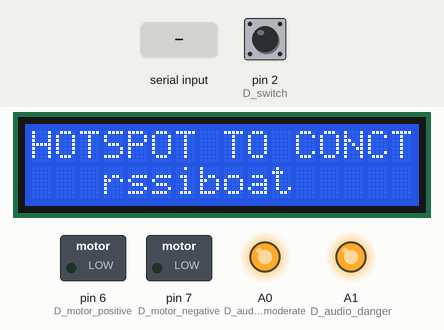
The sketch below on a simulated Arduino Uno, built with avr-gcc and run on an emulated ATmega328P. Shown: 16×2 character LCD, switched loads named in the sketch (green lamp = pin HIGH), output pins drawn as LEDs (lit = HIGH). The inputs (shaded band) are chosen by the test bench; at power-on: pin 2 (D_switch) HIGH. What the sketch prints to the serial monitor is not drawn.

Above: at 2.1 s.
At 7.8 s:
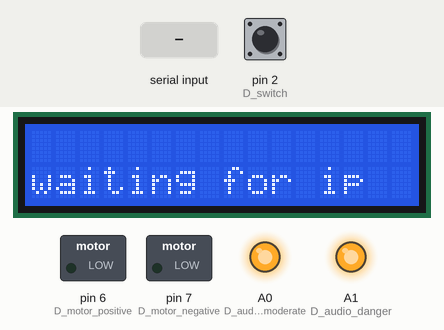
7.9 s: "#" received over the second serial link
10.9 s: "C" received over Serial
13.9 s: "A" received over Serial
At 14.8 s:
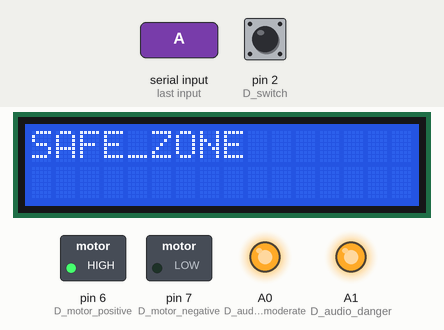
15.4 s: pin 2 (D_switch) pulled LOW for 0.25 s
At 16.2 s:
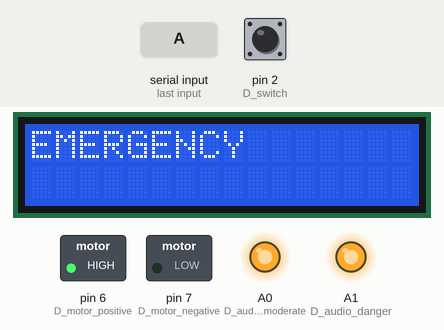
Timing chart, 0 to 18.4 s (numbered marks = the images above; inputs shaded):
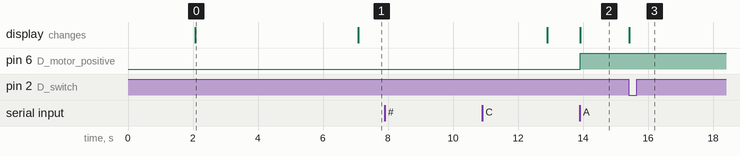

The sketch:

ITRSSI_BOAT.ino
```cpp
/***************************************************************
  TITLE :RSSI BOAT LOCALIZATION

****************************************************************/

/********************HEADER FILES*******************************/
#include <LiquidCrystal.h>
LiquidCrystal lcd(13, 12, 11, 10, 9, 8);
#include<SoftwareSerial.h>
SoftwareSerial localhost(3, 4);
#include"motor.h"
#include"global.h"
#include"zone.h"
#include"audio.h"
#include"iot.h"

/***************************************************************/

/**********************FUNCTION DECLRATION***********************/
void F_iot_send(char*);
void F_SWITCH_ISR(void);
/****************************************************************/

void setup() {
  Serial.begin(9600);//BAUD RATE
  localhost.begin(9600);
  E_ZONE_STATE = NO_ZONE;
  E_MOTOR_STATE = MOTOR_OFF;
  E_AUDIO_STATE = NO_AUDIO;
  E_IOT_STATE = NO_DATA;
    F_zone_state();
  F_audio_state();
  F_motor_state();
  pinMode(D_motor_positive, OUTPUT);
  pinMode(D_motor_negative, OUTPUT);
  pinMode(D_audio_moderate, OUTPUT);
  pinMode(D_audio_danger, OUTPUT);
  pinMode(D_switch, INPUT_PULLUP);
//  pinMode(D_ip_pin, INPUT_PULLUP);
  lcd.begin(16, 2);
  lcd.clear();
  lcd.setCursor(0, 0);
  lcd.print("RSSI BOAT");
  lcd.setCursor(0, 1);
  lcd.print("LOCALIZATION");
  attachInterrupt(0, F_SWITCH_ISR, FALLING);
  delay(2000);
  lcd.clear();
  lcd.setCursor(0, 0);
  lcd.print("HOTSPOT TO CONCT");
  lcd.setCursor(0, 1);
  lcd.print("   rssiboat");
  delay(5000);
  lcd.clear();
 // if (digitalRead(D_ip_pin) == LOW)
    F_localhost();
}
void loop() {
  F_zone_state();
  F_motor_state();
  F_audio_state();
  F_iot_state();
  delay(500);
}

void F_localhost(void)
{
  lcd.clear();
  lcd.setCursor(0, 1);
  lcd.print("waiting for ip");
  while (G_ip_flag == false) {
    int L_i = 0;
    while (localhost.available() > 0)
    {
      char L_d = (char)localhost.read();
      if (L_d == '#') {
        G_ip_flag = true;
        break;
      }
      lcd.setCursor(L_i, 0);
      lcd.print(L_d);
      L_i++;
    }
  }
  delay(5000);
  lcd.clear();
}
void F_SWITCH_ISR(void)
{
  G_switch_flag = true;
  if (G_switch_flag == true)
  {
    E_ZONE_STATE = EMERGENCY;
    G_switch_flag = false;
  }
}
void serialEvent(void)
{
  while (Serial.available() > 0)
  {
    char L_c = (char)Serial.read();
    switch (L_c)
    {
      case 'A':
        E_ZONE_STATE = SAFE_ZONE;
        break;
      case 'B':
        E_ZONE_STATE = MODERATE_ZONE;
        break;
      case 'C':
        E_ZONE_STATE = DANGER_ZONE;
        break;
      default:
        E_ZONE_STATE = NO_ZONE;
        break;
    }
  }
}
```

audio.h
```cpp
#ifndef AUDIO_H
#define AUDIO_H
#include"global.h"
void F_audio_state(void);

void F_audio_state(void)
{
  switch (E_AUDIO_STATE)
  {
    case NO_AUDIO:
      digitalWrite(D_audio_moderate, HIGH);
      digitalWrite(D_audio_danger, HIGH);
      break;
    case AUDIO_MODERATE:
      digitalWrite(D_audio_moderate, LOW);
      E_AUDIO_STATE = NO_AUDIO;
      break;
    case AUDIO_DANGER:
      digitalWrite(D_audio_danger, LOW);
      delay(500);
      digitalWrite(D_audio_danger,HIGH);
      E_AUDIO_STATE = NO_AUDIO;
      break;
  }
}
#endif
```

global.h
```cpp
#ifndef GLOBAL_H
#define GLOBAL_H

/*********************#DEFINE VARIABLES*************************/
#define D_motor_positive 6
#define D_motor_negative 7
#define D_switch 2
#define D_audio_moderate A0
#define D_audio_danger A1
//#define D_ip_pin A5

/****************************************************************/
/********************GLOBAL VARIABLES****************************/
const char G_zone_names[5][17] = {"DANGER_ZONE", "MODERATE_ZONE", "SAFE_ZONE", "NO_ZONE", "EMERGENCY"};
char G_array[17] = {};
String G_localip="";
int G_i=0;
enum
{
  DANGER_ZONE = 0,
  MODERATE_ZONE = 1,
  SAFE_ZONE = 2,
  NO_ZONE = 3,
  EMERGENCY = 4
} E_ZONE_STATE,E_PREV_ZONE;
enum
{
  MOTOR_HIGH = 0,
  MOTOR_MEDIUM = 1,
  MOTOR_SLOW = 2,
  MOTOR_OFF = 3
} E_MOTOR_STATE;
enum {
  NO_AUDIO = 0,
  AUDIO_MODERATE = 1,
  AUDIO_DANGER = 2,
} E_AUDIO_STATE;

enum {
  NO_DATA = 0,
  DANGER_DATA = 1,
  EMERGENCY_DATA = 2
} E_IOT_STATE;
boolean G_switch_flag = false,G_ip_flag=false;
/****************************************************************/

#endif
```

iot.h
```cpp
#ifndef IOT_H
#define IOT_H
#include"global.h"
void F_iot_state(void);
void F_iot_send(char *message);

void F_iot_state(void)
{
  switch (E_IOT_STATE)
  {
    case DANGER_DATA:
      sprintf(G_array, "*%s#", G_zone_names[E_ZONE_STATE]);
      F_iot_send(G_array);
      break;
    case EMERGENCY_DATA:
      sprintf(G_array, "*%s#", G_zone_names[E_ZONE_STATE]);
      F_iot_send(G_array);
      F_iot_send("*LAT:80.1236,LNG:259.124#");
      E_ZONE_STATE = E_PREV_ZONE;
      break;
    case NO_DATA:
      break;
  }
}
void F_iot_send(char *message)
{
  while (*message != '\0')
    Serial.write(*message++);
  delay(5000);
}
#endif
```

motor.h
```cpp
#ifndef MOTOR_H
#define MOTOR_H
#include"global.h"
void F_motor_state(void);
void F_motor_state(void)
{
  switch (E_MOTOR_STATE)
  {
    case MOTOR_HIGH:
      analogWrite(D_motor_positive, 255);
      digitalWrite(D_motor_negative, LOW);
      break;
    case MOTOR_MEDIUM:
      analogWrite(D_motor_positive, 200);
      digitalWrite(D_motor_negative, LOW);
      break;
    case MOTOR_SLOW:
      analogWrite(D_motor_positive, 100);
      digitalWrite(D_motor_negative, LOW);
      break;
    case MOTOR_OFF:
      digitalWrite(D_motor_positive, LOW);
      digitalWrite(D_motor_negative, LOW);
      break;
  }
}
#endif
```

zone.h
```cpp
#ifndef ZONE_H
#define ZONE_H
#include"global.h"
void F_zone_state(void);

void F_zone_state(void)
{
  switch (E_ZONE_STATE)
  {
    case NO_ZONE:
      E_AUDIO_STATE = NO_AUDIO;
      E_MOTOR_STATE = MOTOR_OFF;
      E_IOT_STATE = NO_DATA;
      E_PREV_ZONE = NO_ZONE;
      sprintf(G_array, "%-16s", G_zone_names[E_ZONE_STATE]);
      lcd.setCursor(0, 0);
      lcd.print(G_array);
      break;
    case SAFE_ZONE:
      E_AUDIO_STATE = NO_AUDIO;
      E_MOTOR_STATE = MOTOR_HIGH;
      E_IOT_STATE = NO_DATA;
      E_PREV_ZONE = SAFE_ZONE;
      sprintf(G_array, "%-16s", G_zone_names[E_ZONE_STATE]);
      lcd.setCursor(0, 0);
      lcd.print(G_array);
      break;
    case MODERATE_ZONE:
      E_AUDIO_STATE = AUDIO_MODERATE;
      E_MOTOR_STATE = MOTOR_MEDIUM;
      E_IOT_STATE = NO_DATA;
      E_PREV_ZONE = MODERATE_ZONE;
      sprintf(G_array, "%-16s", G_zone_names[E_ZONE_STATE]);
      lcd.setCursor(0, 0);
      lcd.print(G_array);
      break;
    case DANGER_ZONE:
      E_AUDIO_STATE = AUDIO_DANGER;
      E_MOTOR_STATE = MOTOR_SLOW;
      E_IOT_STATE = DANGER_DATA;
      E_PREV_ZONE = DANGER_ZONE;
      sprintf(G_array, "%-16s", G_zone_names[E_ZONE_STATE]);
      lcd.setCursor(0, 0);
      lcd.print(G_array);
      break;
    case EMERGENCY:
      sprintf(G_array, "%-16s", G_zone_names[E_ZONE_STATE]);
      lcd.setCursor(0, 0);
      lcd.print(G_array);
      E_IOT_STATE = EMERGENCY_DATA;

      break;
  }
}

#endif
```

Measured:
- after the input at 7.9 s, every drawn part: stays the same
- after the input at 13.9 s, pin 6 (D_motor_positive): LOW → HIGH at once; A1 (D_audio_danger): stays HIGH (without the input it goes to LOW after 0.01 s); the display: changes at once (image 2)
- after the input at 15.4 s, the display: changes at once (image 3)
- what the display in image 0 shows lasts 5.0 s, from 2.1 s to 7.1 s
